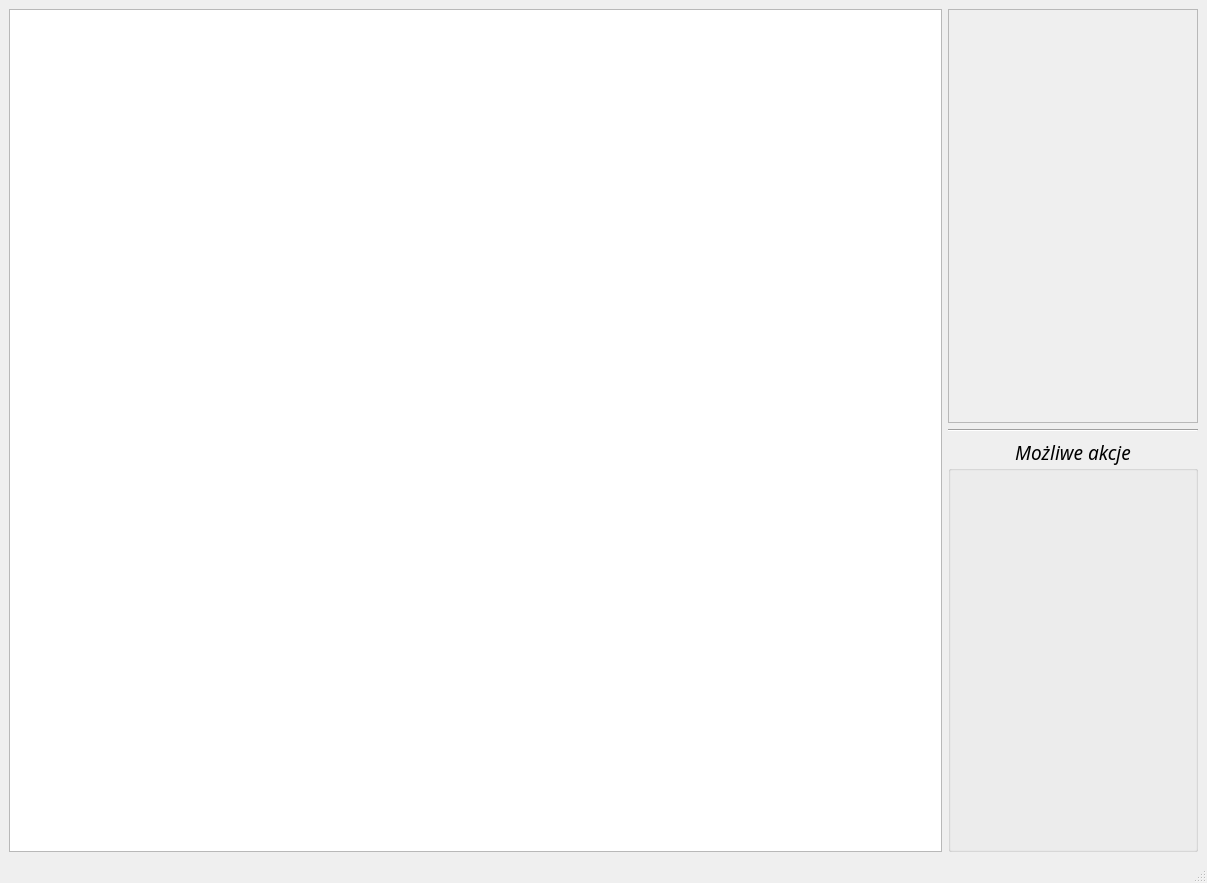
<?xml version="1.0" encoding="UTF-8"?>
<ui version="4.0">
 <author>Rafał Soszyński</author>
 <class>MainWindow</class>
 <widget class="QMainWindow" name="MainWindow">
  <property name="geometry">
   <rect>
    <x>0</x>
    <y>0</y>
    <width>1207</width>
    <height>883</height>
   </rect>
  </property>
  <property name="windowTitle">
   <string>Planszówka</string>
  </property>
  <widget class="QWidget" name="centralwidget">
   <layout class="QGridLayout" name="gridLayout">
    <item row="0" column="0">
     <widget class="QGraphicsView" name="graphicsView"/>
    </item>
    <item row="0" column="1">
     <layout class="QVBoxLayout" name="verticalLayout">
      <item>
       <widget class="QFrame" name="frame">
        <property name="frameShape">
         <enum>QFrame::StyledPanel</enum>
        </property>
        <property name="frameShadow">
         <enum>QFrame::Raised</enum>
        </property>
       </widget>
      </item>
      <item>
       <widget class="Line" name="line">
        <property name="minimumSize">
         <size>
          <width>250</width>
          <height>0</height>
         </size>
        </property>
        <property name="orientation">
         <enum>Qt::Horizontal</enum>
        </property>
       </widget>
      </item>
      <item>
       <widget class="QGroupBox" name="groupBox">
        <property name="font">
         <font>
          <family>GentiumAlt</family>
          <pointsize>14</pointsize>
          <italic>true</italic>
         </font>
        </property>
        <property name="title">
         <string>Możliwe akcje</string>
        </property>
        <property name="alignment">
         <set>Qt::AlignHCenter|Qt::AlignTop</set>
        </property>
        <property name="flat">
         <bool>false</bool>
        </property>
        <property name="checkable">
         <bool>false</bool>
        </property>
       </widget>
      </item>
     </layout>
    </item>
   </layout>
  </widget>
  <widget class="QMenuBar" name="menubar">
   <property name="geometry">
    <rect>
     <x>0</x>
     <y>0</y>
     <width>1207</width>
     <height>26</height>
    </rect>
   </property>
  </widget>
  <widget class="QStatusBar" name="statusbar"/>
 </widget>
 <resources/>
 <connections/>
</ui>
